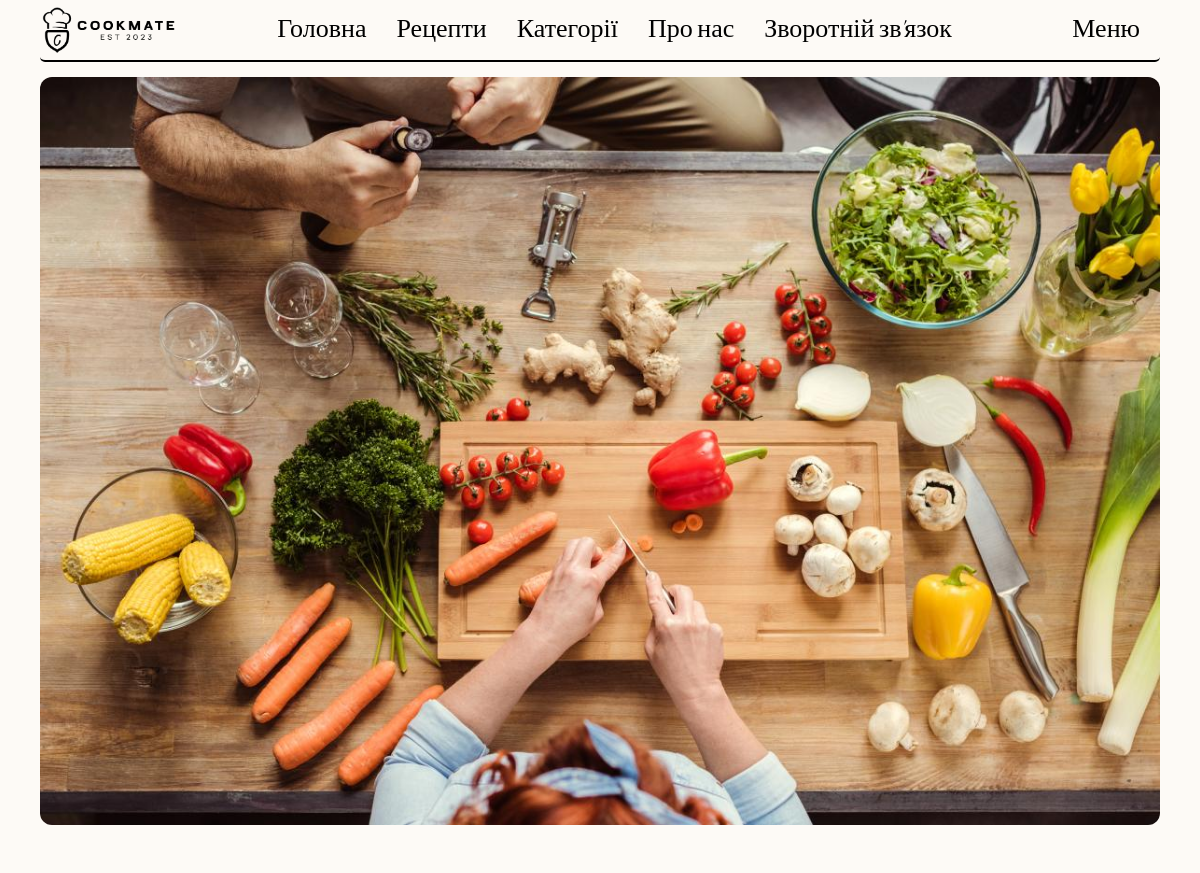
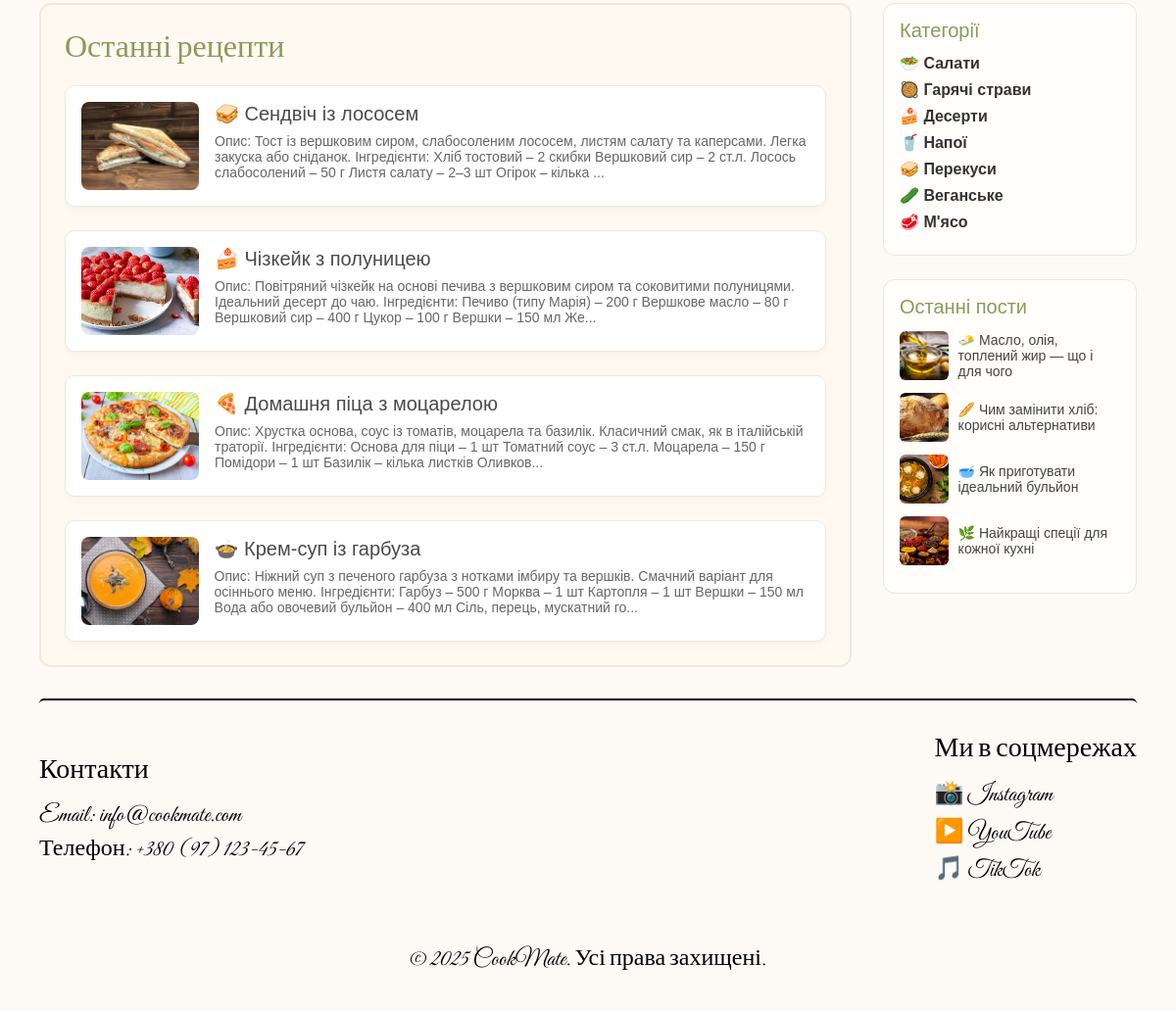
Page /recipes/index.php on the committed database (2 pictures, top to bottom).
### tables this page shows
CREATE TABLE `recipe` (
  `id` int NOT NULL,
  `cook_id` int NOT NULL,
  `image` varchar(128) NOT NULL,
  `title` varchar(128) NOT NULL,
  `description` text NOT NULL,
  `complexity` tinyint NOT NULL
);

CREATE TABLE `category` (
  `id` int NOT NULL,
  `name` varchar(32) NOT NULL
);

CREATE TABLE `post` (
  `id` int NOT NULL,
  `image` varchar(128) NOT NULL,
  `title` varchar(128) NOT NULL,
  `description` text NOT NULL
);

### recipes/app/database/db.php (called while the page is built, shortened)
<?php
require('connect.php');
function dbCheckError($query){
    $errInfo = $query->errorInfo();
    return true;
}
function selectAll($table, $params = []){
    global $pdo;
    $sql = "SELECT * FROM $table";
    $query = $pdo->prepare($sql);
    $query->execute();
    return $query->fetchAll();
}

### recipes/index.php (the view, shortened to what this page needs)
<?php
$recipes = array_reverse(selectAll('recipe'));
$categories = selectAll('category');
$posts = array_reverse(selectAll('post'));
?>
<!DOCTYPE html>
<html lang="en">
<head>
    <link rel="stylesheet" href="./assets/css/styles.css">
</head>
<body>
    <?php include("app/include/header.php"); ?>
    <div class="container">
        <img src="./assets/img/index.jpg" alt="" class="mainimg">
    </div>
    <div class="main-page-wrapper container">
        <div class="latest-recipes-block">
            <h2>Останні рецепти</h2>
            <div class="recipes-list">
            <?php foreach (array_slice($recipes, 0, 4) as $recipe): ?>
                <a href="recipe.php?id=<?= $recipe['id'] ?>">
                    <div class="recipe-card">
                        <img src="./assets/img/recipes/<?= $recipe['image'] ?>" alt="Фото рецепту">
                        <div class="recipe-info">
                            <h3><?= htmlspecialchars($recipe['title']) ?></h3>
                            <p><?= mb_strimwidth(htmlspecialchars($recipe['description']), 0, 240, "...") ?></p>
                        </div>
                    </div>
                </a>
            <?php endforeach; ?>
            </div>
        </div>
        <div class="sidebar-block">
            <div class="categories-section">
            <h3>Категорії</h3>
            <ul>
                <?php foreach ($categories as $cat): ?>
                <li><a href="category.php?id=<?= $cat['id'] ?>"><?= htmlspecialchars($cat['name']) ?></a></li>
                <?php endforeach; ?>
            </ul>
            </div>
            <div class="posts-section">
            <h3>Останні пости</h3>
            <?php foreach (array_slice($posts, 0, 4) as $post): ?>
                <a href="post.php?id=<?= $post['id'] ?>">
                    <div class="post-preview">
                        <img src="./assets/img/posts/<?= $post['image'] ?>" alt="Фото поста">
                        <p><?= htmlspecialchars($post['title']) ?></p>
                    </div>
                </a>
            <?php endforeach; ?>
            </div>
        </div>
    </div>
    <?php include("app/include/footer.php"); ?>
</body>
</html>

### recipes/app/include/header.php (shortened to what this page needs)
<header class="container">
    <img src="./assets/img/logo1.png" alt="">
    <nav>
        <ul>
            <li><a href="index.php">Головна</a></li>
            <li><a href="recipes.php">Рецепти</a></li>
            <li><a href="categories.php">Категорії</a></li>
            <li><a href="aboutus.php">Про нас</a></li>
            <li><a href="#footer">Зворотній зв'язок</a></li>
        </ul>
    </nav>
    <ul class="menu">
        <li>
            <?php if (isset($_SESSION['id'])): ?>
                <a href="#"><?php echo $_SESSION['login']; ?></a>
            <?php else: ?>
                <a href="">Меню</a>
            <?php endif; ?>
        </li>
    </ul>
</header>

### recipes/app/include/footer.php
<footer class="container" id="footer">
    <div class="footer-container">
        <div class="footer-section">
            <h3>Контакти</h3>
            <p>Email: info@cookmate.com</p>
            <p>Телефон: +380 (97) 123-45-67</p>
        </div>
        <div class="footer-section">
            <h3>Ми в соцмережах</h3>
            <div class="social-icons">
                <a href="#" aria-label="Instagram">📸 Instagram</a>
                <a href="#" aria-label="YouTube">▶️ YouTube</a>
                <a href="#" aria-label="TikTok">🎵 TikTok</a>
            </div>
        </div>
    </div>
    <div class="footer-bottom">
        <p>&copy; 2025 CookMate. Усі права захищені.</p>
    </div>
</footer>

### recipes/assets/css/styles.css (style rules this page uses)
* { margin: 0; padding: 0; font-weight: 400; text-decoration: none; color: white; font-family: "Montserrat", sans-serif; font-optical-sizing: auto; font-weight: 500; font-style: normal; text-decoration: none; }
body { background-color: #fdfaf6; color: black; }
html { scroll-behavior: smooth; }
a { font-weight: 700; }
ul { list-style-type: none; margin: 0; padding: 0; }
.container { max-width: 1120px; margin: 0 auto; }
header { height: 60px; display: flex; margin: 0 auto; justify-content: space-between; align-items: center; color: black; border-bottom: 2px black solid; border-radius: 5px; }
header a { color: black; font-family: "Great Vibes", cursive; font-weight: 400; font-style: normal; font-size: 26px; }
header img { max-height: 50px; }
header nav { display: flex; align-items: center; position: relative; }
header nav ul { display: flex; justify-content: center; }
header nav ul > li { padding: 15px }
ul.menu > li { float: left; position: relative; }
ul.menu > li > a { display: block; color: black; text-align: center; padding: 14px 20px; text-decoration: none; transition: background-color 0.3s; }
ul.menu::after { content: ""; clear: both; display: table; }
header a::after { content: ''; position: absolute; width: 0%; height: 2px; left: 0; bottom: 2px; background-color: #768248; transition: width 0.7s ease; }
header a { position: relative; z-index: 0; transition: color 0.3s ease; }
header a::before { content: ''; position: absolute; z-index: -1; left: 0; bottom: 0; width: 100%; height: 0%; background: #ccbcbc; transition: height 0.3s ease; border-radius: 5px; opacity: 0.5; }
footer { display: flex; flex-direction: column; margin: 0 auto; padding: 2rem 0; border-top: 2px black solid; border-radius: 5px; }
footer a, footer p { font-weight: 400; font-style: normal; font-size: 24px; font-family: "Great Vibes", cursive; color: black; margin: 0.3rem 0; text-decoration: none; }
footer h3 { font-weight: 400; font-style: normal; font-size: 28px; font-family: "Great Vibes", cursive; color: black; margin-bottom: 0.8rem; color: black; }
.footer-container { width: 100%; display: flex; flex-direction: row; justify-content: space-between; align-items: center; margin: 0 auto; }
.footer-section { justify-self: start; }
.social-icons a { display: block; margin-bottom: 0.4rem; }
.footer-bottom { text-align: center; margin-top: 2rem; border-top: 1px solid rgba(255, 255, 255, 0.2); padding-top: 1rem; font-size: 0.9rem; }
.main-page-wrapper { display: flex; gap: 2rem; padding: 2rem; }
.latest-recipes-block { flex: 3; background-color: #fff9f2; padding: 1.5rem; border-radius: 12px; border: 2px solid #f2e8dc; }
.latest-recipes-block h2 { font-family: 'Great Vibes', cursive; font-size: 32px; color: #8a9a5b; margin-bottom: 1rem; }
.recipes-list { display: flex; flex-direction: column; gap: 1.5rem; }
.recipe-card { display: flex; gap: 1rem; background-color: #fff; padding: 1rem; border-radius: 10px; box-shadow: 0 4px 8px rgba(0, 0, 0, 0.03); border: 1px solid #f0e8dd; transition: transform 0.2s; }
.recipe-card img { width: 120px; height: 90px; object-fit: cover; border-radius: 8px; }
.recipe-info h3 { margin: 0; font-size: 20px; color: #4a4a4a; }
.recipe-info p { margin: 0.5rem 0 0; font-size: 14px; color: #666; }
.sidebar-block { flex: 1; display: flex; flex-direction: column; gap: 1.5rem; }
.categories-section, .posts-section { background-color: #fffefb; padding: 1rem; border-radius: 12px; border: 1px solid #ece6db; }
.categories-section h3, .posts-section h3 { font-size: 20px; color: #8a9a5b; margin-bottom: 0.8rem; }
.categories-section ul { list-style: none; padding: 0; margin: 0; }
.categories-section li { margin-bottom: 0.5rem; }
.categories-section a { text-decoration: none; color: #333; transition: color 0.3s; }
.post-preview { display: flex; align-items: center; gap: 0.6rem; margin-bottom: 0.8rem; }
.post-preview img { width: 50px; height: 50px; border-radius: 6px; object-fit: cover; }
.post-preview p { margin: 0; font-size: 14px; color: #444; }
.container .mainimg { width: 100%; margin: 15px 0; border-radius: 12px; }

### rows in the picture
recipe: image (picture), title "🥪 Сендвіч із лососем", description "Опис: Тост із вершковим сиром, слабосоленим лососем, листям салату та каперсами. Легка закуска або сніданок. Інгредієнти: Хліб тостовий – 2 скибки Вершковий сир – 2 ст.л. Лосось слабосолений – 50 г Листя салату – 2–3 шт Огірок – кілька ..."
recipe: image (picture), title "🍰 Чізкейк з полуницею", description "Опис: Повітряний чізкейк на основі печива з вершковим сиром та соковитими полуницями. Ідеальний десерт до чаю. Інгредієнти: Печиво (типу Марія) – 200 г Вершкове масло – 80 г Вершковий сир – 400 г Цукор – 100 г Вершки – 150 мл Же..."
recipe: image (picture), title "🍕 Домашня піца з моцарелою", description "Опис: Хрустка основа, соус із томатів, моцарела та базилік. Класичний смак, як в італійській траторії. Інгредієнти: Основа для піци – 1 шт Томатний соус – 3 ст.л. Моцарела – 150 г Помідори – 1 шт Базилік – кілька листків Оливков..."
recipe: image (picture), title "🍲 Крем-суп із гарбуза", description "Опис: Ніжний суп з печеного гарбуза з нотками імбиру та вершків. Смачний варіант для осіннього меню. Інгредієнти: Гарбуз – 500 г Морква – 1 шт Картопля – 1 шт Вершки – 150 мл Вода або овочевий бульйон – 400 мл Сіль, перець, мускатний го..."
category: name "🥗 Салати"
category: name "🥘 Гарячі страви"
category: name "🍰 Десерти"
category: name "🥤 Напої"
category: name "🥪 Перекуси"
category: name "🥒 Веганське"
category: name "🥩 М'ясо"
post: image (picture), title "🧈 Масло, олія, топлений жир — що і для чого"
post: image (picture), title "🥖 Чим замінити хліб: корисні альтернативи"
post: image (picture), title "🥣 Як приготувати ідеальний бульйон"
post: image (picture), title "🌿 Найкращі спеції для кожної кухні"
